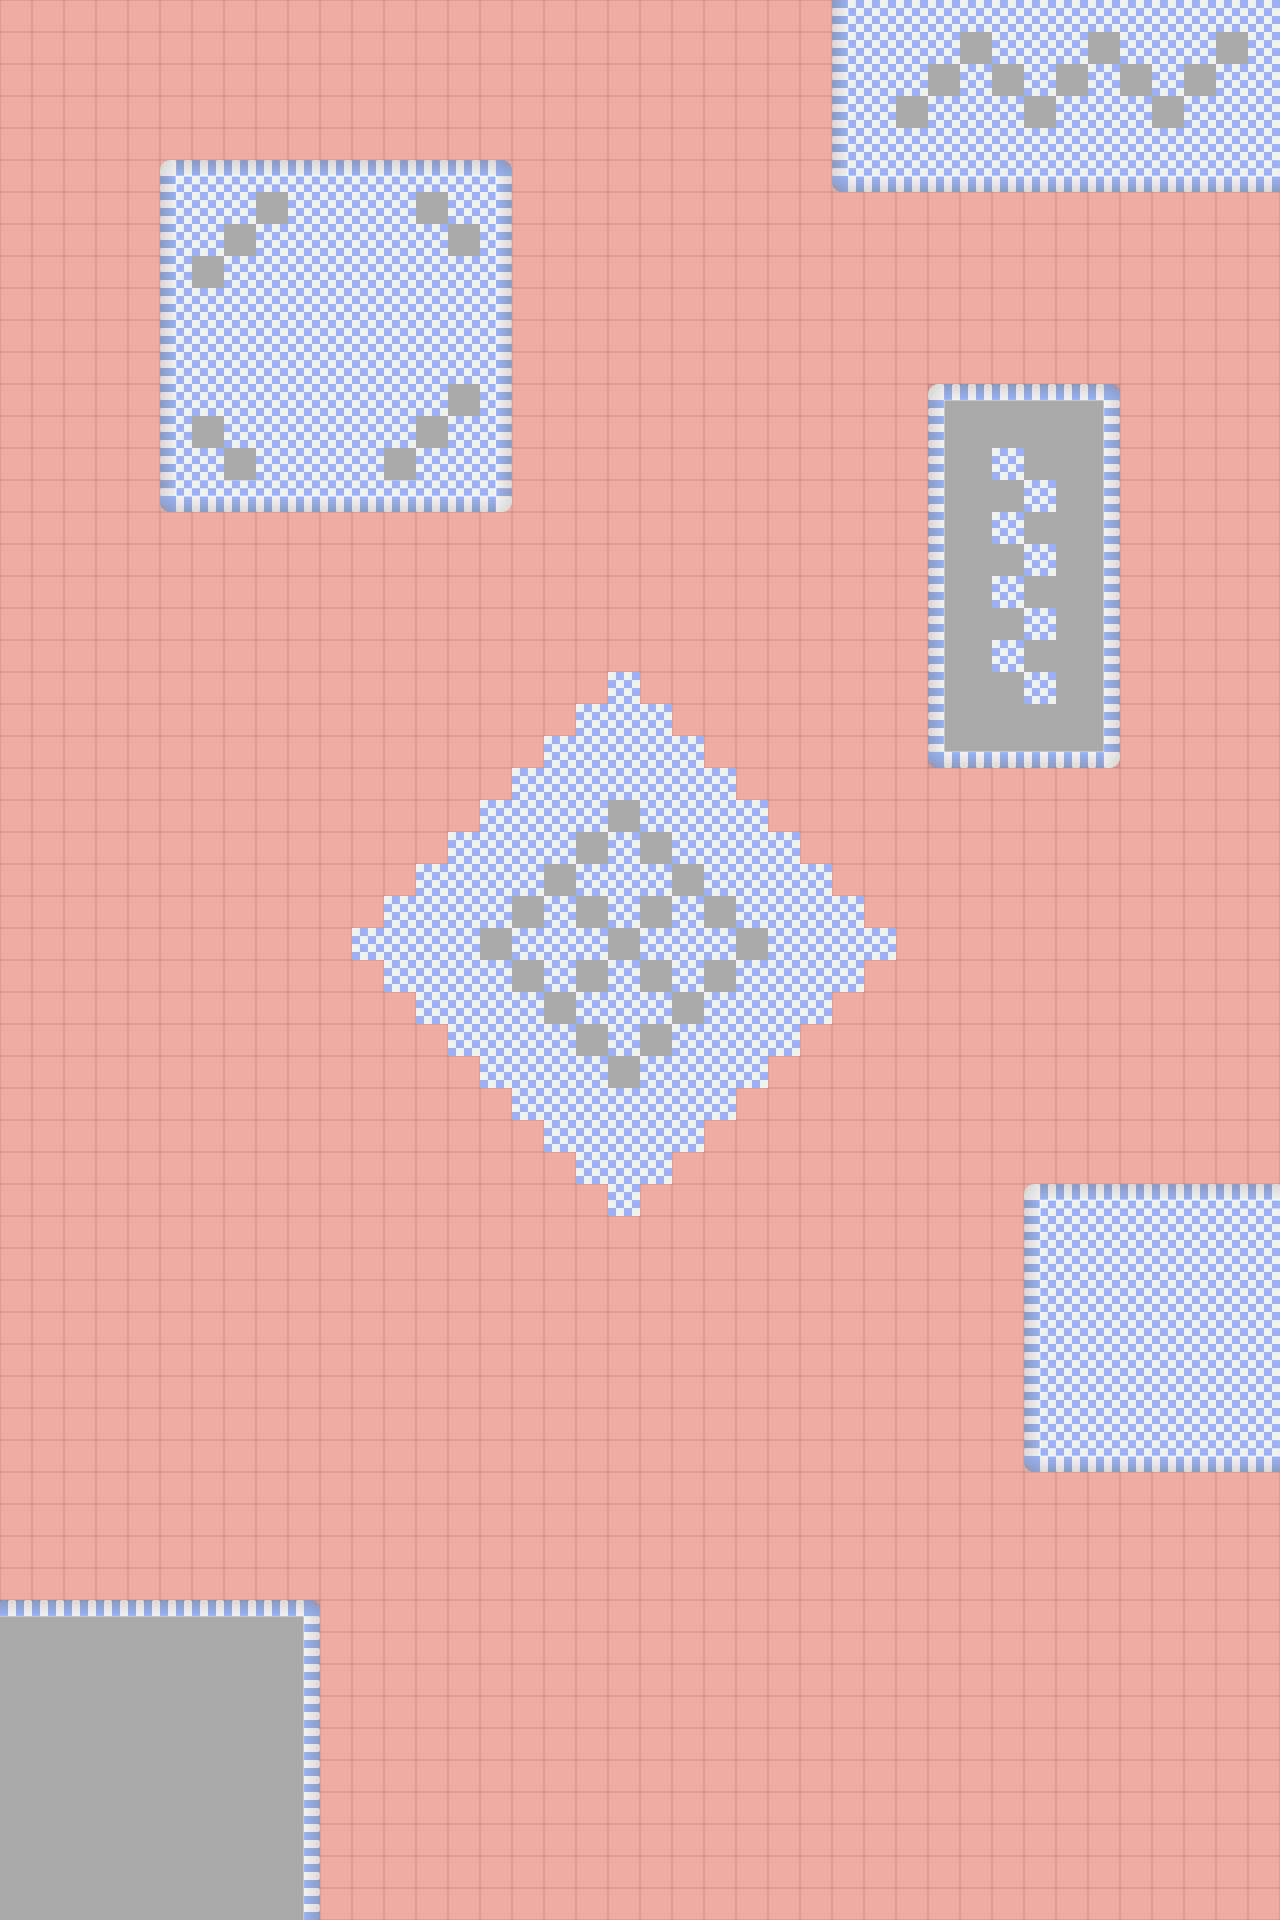

This game map was drawn from its Tiled (.tmx) file and the tilesets committed beside it. A one-line description and the trimmed map source follow:
An orthogonal 40x60 tile map with 32x32 px tiles, 4 tile layers (Floor, ways, shops, plants).

<map version="1.0" tiledversion="1.1.1" orientation="orthogonal" renderorder="right-down" width="40" height="60" tilewidth="32" tileheight="32" infinite="0" nextobjectid="68">
 <tileset firstgid="1" name="Mall" tilewidth="32" tileheight="32" tilecount="100" columns="10">
  <image source="Mall.png" width="320" height="320" />
 </tileset>
 <layer name="Floor" width="40" height="60">
  <data>[2400 cells, 2400 non-empty, 2 distinct tile ids]</data>
 </layer>
 <layer name="ways" width="40" height="60">
  <data>[2400 cells, 0 non-empty, 0 distinct tile ids]</data>
 </layer>
 <layer name="shops" width="40" height="60">
  <data>[2400 cells, 594 non-empty, 24 distinct tile ids]</data>
 </layer>
 <layer name="plants" width="40" height="60">
  <data>[2400 cells, 0 non-empty, 0 distinct tile ids]</data>
 </layer>
</map>